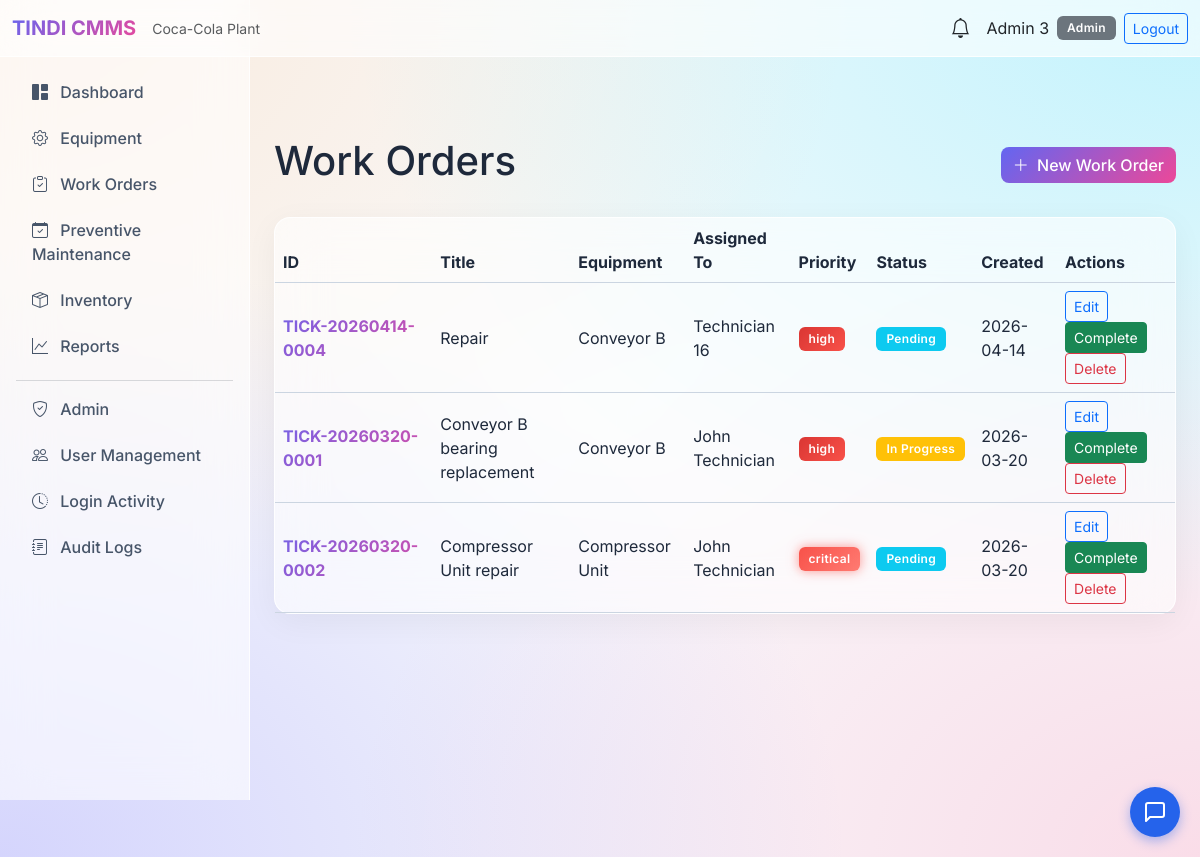
Screenshot of /work-orders (signed in) with the database file from the repository.
### tables this page shows
CREATE TABLE users (
    id INTEGER PRIMARY KEY AUTOINCREMENT,
    name TEXT NOT NULL,
    email TEXT UNIQUE NOT NULL,
    password_hash TEXT NOT NULL,
    role TEXT NOT NULL CHECK(role IN ('Admin', 'Maintenance Manager', 'Technician', 'Store Manager')),
    is_active INTEGER DEFAULT 1,
    created_at TIMESTAMP DEFAULT CURRENT_TIMESTAMP,
    updated_at TIMESTAMP DEFAULT CURRENT_TIMESTAMP
, last_login TIMESTAMP, password TEXT);

CREATE TABLE work_orders (
    id INTEGER PRIMARY KEY AUTOINCREMENT,
    equipment_id INTEGER,
    assigned_to INTEGER,
    title TEXT NOT NULL,
    description TEXT,
    priority TEXT NOT NULL DEFAULT 'medium' CHECK(priority IN ('low', 'medium', 'high', 'critical')),
    status TEXT NOT NULL DEFAULT 'pending' CHECK(status IN ('pending', 'in_progress', 'completed', 'cancelled')),
    scheduled_date TEXT,
    date_created TEXT DEFAULT (date('now')),
    date_completed TEXT,
    maintenance_notes TEXT,
    created_by INTEGER,
    FOREIGN KEY (equipment_id) REFERENCES equipment(id) ON DELETE SET NULL,
    FOREIGN KEY (assigned_to) REFERENCES users(id),
    FOREIGN KEY (created_by) REFERENCES users(id)
);

CREATE TABLE equipment (
    id INTEGER PRIMARY KEY AUTOINCREMENT,
    name TEXT NOT NULL,
    category TEXT NOT NULL,
    location TEXT,
    status TEXT NOT NULL DEFAULT 'active' CHECK(status IN ('active', 'faulty', 'under_maintenance', 'inactive')),
    qr_code TEXT,
    serial_number TEXT,
    purchase_date TEXT,
    last_maintenance_date TEXT,
    notes TEXT,
    created_at TIMESTAMP DEFAULT CURRENT_TIMESTAMP,
    updated_at TIMESTAMP DEFAULT CURRENT_TIMESTAMP
);

### app/routes/work_order_routes.py (the view)
@work_order_bp.route('')
@login_required
@role_required('Admin', 'Maintenance Manager', 'Technician')
def list_work_orders():
    if session.get('user_role') == 'Technician':
        wos = get_all(assigned_to_user_id=session['user_id'])
    else:
        wos = get_all()
    can_create = session.get('user_role') in ['Admin', 'Maintenance Manager']
    return render_template('work_orders/list.html', work_orders=wos, can_create=can_create)

### app/models/notification.py (called while the page is built)
def get_unread(user_id):
    return execute_query(
        "SELECT * FROM notifications WHERE user_id = ? AND is_read = 0 ORDER BY created_at DESC",
        (user_id,), fetch_all=True
    )

### app/models/user.py (called while the page is built)
def get_by_id(user_id):
    return execute_query(
        "SELECT id, name, email, role, is_active FROM users WHERE id = ?",
        (user_id,), fetch_one=True
    )

### app/models/work_order.py (called while the page is built, shortened)
def get_all(assigned_to_user_id=None):
    return execute_query(
        """SELECT w.*, e.name as equipment_name, e.location as equipment_location,
                  u.name as assigned_to_name, u.email as assigned_to_email
           FROM work_orders w
           LEFT JOIN equipment e ON w.equipment_id = e.id
           LEFT JOIN users u ON w.assigned_to = u.id
           ORDER BY w.date_created DESC""",
        fetch_all=True
    )

### app/routes/auth_routes.py (called while the page is built)
def login_required(f):
    @wraps(f)
    def decorated(*args, **kwargs):
        if 'user_id' not in session:
            flash('Please log in to access this page.', 'warning')
            return redirect(url_for('auth.login'))
        return f(*args, **kwargs)
    return decorated

def role_required(*allowed_roles):
    def decorator(f):
        @wraps(f)
        def decorated(*args, **kwargs):
            if 'user_id' not in session:
                flash('Please log in.', 'warning')
                return redirect(url_for('auth.login'))
            user = get_by_id(session['user_id'])
            if not user or user['role'] not in allowed_roles:
                flash('Access denied. Insufficient permissions.', 'danger')
                return redirect(url_for('main.dashboard'))
            return f(*args, **kwargs)
        return decorated
    return decorator

### database/db.py (called while the page is built)
def get_connection():
    conn = sqlite3.connect(DATABASE)
    conn.row_factory = sqlite3.Row
    conn.execute("PRAGMA foreign_keys = ON")
    return conn

def execute_query(query, params=(), fetch_one=False, fetch_all=False, commit=True):
    conn = get_connection()
    cursor = conn.cursor()
    cursor.execute(query, params)
    result = None
    if fetch_one:
        row = cursor.fetchone()
        result = dict(row) if row else None
    elif fetch_all:
        rows = cursor.fetchall()
        result = [dict(row) for row in rows]
    else:
        if commit:
            conn.commit()
        result = cursor.lastrowid
    conn.close()
    return result

### templates/work_orders/list.html (shortened to what this page needs)
{% extends "base.html" %}
{% block content %}
<div class="d-flex justify-content-between align-items-center mb-4">
    <h1>{% if can_create %}Work Orders{% else %}My Work Orders{% endif %}</h1>
    {% if can_create %}
    <a href="{{ url_for('work_order.add') }}" class="btn btn-primary"><i class="bi bi-plus-lg me-1"></i> New Work Order</a>
    {% endif %}
</div>
<div class="card">
    <div class="table-responsive">
        <table class="table table-dark table-hover mb-0">
            <thead>
                <tr>
                    <th>ID</th>
                    <th>Title</th>
                    <th>Equipment</th>
                    <th>Assigned To</th>
                    <th>Priority</th>
                    <th>Status</th>
                    <th>Created</th>
                    <th>Actions</th>
                </tr>
            </thead>
            <tbody>
                {% for wo in work_orders %}
                <tr>
                    <td class="fw-bold brand-gradient">TICK-{{ wo.date_created|replace('-', '') }}-{{ "%04d" % wo.id }}</td>
                    <td>{{ wo.title }}</td>
                    <td>{{ wo.equipment_name or '-' }}</td>
                    <td>{{ wo.assigned_to_name or '-' }}</td>
                    <td><span class="badge badge-priority-{{ wo.priority }}">{{ wo.priority }}</span></td>
                    <td>
                        {% if wo.status == 'completed' %}<span class="badge bg-success">Completed</span>
                        {% elif wo.status == 'in_progress' %}<span class="badge bg-warning">In Progress</span>
                        {% elif wo.status == 'cancelled' %}<span class="badge bg-secondary">Cancelled</span>
                        {% else %}<span class="badge bg-info">Pending</span>{% endif %}
                    </td>
                    <td>{{ wo.date_created }}</td>
                    <td>
                        <a href="{{ url_for('work_order.edit', wo_id=wo.id) }}" class="btn btn-sm btn-outline-primary">Edit</a>
                        {% if wo.status != 'completed' %}
                        <form method="POST" action="{{ url_for('work_order.complete', wo_id=wo.id) }}" class="d-inline">
                            <button type="submit" class="btn btn-sm btn-success">Complete</button>
                        </form>
                        {% endif %}
                        {% if can_create %}
                        <form method="POST" action="{{ url_for('work_order.delete_work_order', wo_id=wo.id) }}" class="d-inline" onsubmit="return confirm('Delete this work order?');">
                            <button type="submit" class="btn btn-sm btn-outline-danger">Delete</button>
                        </form>
                        {% endif %}
                    </td>
                </tr>
                {% else %}
                <tr><td colspan="8" class="text-center text-muted">No work orders.</td></tr>
                {% endfor %}
            </tbody>
        </table>
    </div>
</div>
{% endblock %}

### templates/base.html (shortened to what this page needs)
<!DOCTYPE html>
<html lang="en">
<head>
    <link href="https://cdn.jsdelivr.net/npm/bootstrap@5.3.2/dist/css/bootstrap.min.css" rel="stylesheet">
    <link href="https://cdn.jsdelivr.net/npm/bootstrap-icons@1.11.1/font/bootstrap-icons.css" rel="stylesheet">
</head>
<body>
    {% if current_user %}
    <nav class="navbar navbar-expand-lg navbar-light navbar-custom">
        <div class="container-fluid">
            <a class="navbar-brand brand-gradient fw-bold" href="{{ url_for('main.dashboard') }}">TINDI CMMS</a>
            <span class="text-muted small">Coca-Cola Plant</span>
            <div class="ms-auto d-flex align-items-center">
                <div class="dropdown me-3">
                    <a class="text-dark position-relative" href="#" data-bs-toggle="dropdown" aria-expanded="false" id="notifDropdown">
                        <i class="bi bi-bell{% if notifications and notifications|length > 0 %}-fill{% endif %} fs-5" style="{% if notifications and notifications|length > 0 %}color: #6366f1;{% endif %}"></i>
                    </a>
                </div>
                <span class="text-dark me-2">{{ current_user.name }}</span>
                <span class="badge bg-secondary">{{ current_user.role }}</span>
                <a href="{{ url_for('auth.logout') }}" class="btn btn-outline-primary btn-sm ms-2">Logout</a>
            </div>
        </div>
    </nav>
    <div class="d-flex">
        <aside class="sidebar position-fixed top-0 start-0 vh-100"
            style="width: var(--sidebar-width); padding-top: 56px;">
            <nav class="nav flex-column p-3">
                <a class="nav-link rounded"
                    href="{{ url_for('admin.dashboard') if current_user.role == 'Admin' else url_for('main.dashboard') }}"><i
                        class="bi bi-grid-1x2-fill me-2"></i> Dashboard</a>
                {% if current_user.role in ['Admin', 'Maintenance Manager', 'Technician'] %}
                <a class="nav-link rounded" href="{{ url_for('equipment.list_equipment') }}"><i
                        class="bi bi-gear me-2"></i> Equipment</a>
                {% endif %}
                {% if current_user.role in ['Admin', 'Maintenance Manager', 'Technician'] %}
                <a class="nav-link rounded" href="{{ url_for('work_order.list_work_orders') }}"><i
                        class="bi bi-clipboard-check me-2"></i> Work Orders</a>
                {% endif %}
                {% if current_user.role in ['Admin', 'Maintenance Manager'] %}
                <a class="nav-link rounded" href="{{ url_for('maintenance.list_schedules') }}"><i
                        class="bi bi-calendar-check me-2"></i> Preventive Maintenance</a>
                {% endif %}
                {% if current_user.role in ['Admin', 'Store Manager', 'Maintenance Manager'] %}
                <a class="nav-link rounded" href="{{ url_for('inventory.list_inventory') }}"><i
                        class="bi bi-box-seam me-2"></i> Inventory</a>
                {% endif %}
                {% if current_user.role in ['Admin', 'Maintenance Manager'] %}
                <a class="nav-link rounded" href="{{ url_for('reports.index') }}"><i class="bi bi-graph-up me-2"></i>
                    Reports</a>
                {% endif %}
                {% if current_user.role == 'Admin' %}
                <hr class="border-secondary my-2">
                <a class="nav-link rounded" href="{{ url_for('admin.dashboard') }}"><i
                        class="bi bi-shield-check me-2"></i> Admin</a>
                <a class="nav-link rounded" href="{{ url_for('admin.users') }}"><i class="bi bi-people me-2"></i> User
                    Management</a>
                <a class="nav-link rounded" href="{{ url_for('admin.login_activity') }}"><i
                        class="bi bi-clock-history me-2"></i> Login Activity</a>
                <a class="nav-link rounded" href="{{ url_for('audit.audit_logs') }}"><i
                        class="bi bi-journal-text me-2"></i> Audit Logs</a>
                {% endif %}
            </nav>
        </aside>
        <main class="main-content flex-grow-1 p-4" style="padding-top: 80px !important;">
            {% block content %}{% endblock %}
        </main>
    </div>
    {% else %}
    {% block full_page %}{% endblock %}
    {% endif %}
    {% include 'chatbot_widget.html' %}
</body>
</html>

### templates/base.html (style rules this page uses)
:root { --sidebar-width: 250px; --glass-bg: rgba(255, 255, 255, 0.6); --glass-border: rgba(255, 255, 255, 0.8); --accent-glow: rgba(99, 102, 241, 0.4); }
body { background-color: #f8fafc; background-image: radial-gradient(at 0% 0%, hsla(28,100%,74%,0.25) 0px, transparent 50%), radial-gradient(at 100% 0%, hsla(189,100%,56%,0.25) 0px, transparent 50%), radial-gradient(at 100% 100%, hsla(340,100%,76%,0.25) 0px, transparent 50%), radial-gradient(at 0% 100%, hsla(242,100%,70%,0.25) 0px, transparent 50%); background-attachment: fixed; color: #1e293b; font-family: 'Inter', sans-serif; min-height: 100vh; }
.sidebar { min-height: 100vh; background: var(--glass-bg); backdrop-filter: blur(24px); -webkit-backdrop-filter: blur(24px); border-right: 1px solid var(--glass-border); transition: all 0.3s ease; }
.sidebar .nav-link { color: #475569; border-radius: 8px; margin-bottom: 6px; transition: all 0.3s cubic-bezier(0.4, 0, 0.2, 1); font-weight: 500; }
.main-content { margin-left: var(--sidebar-width); min-height: 100vh; background: transparent; }
.card { background: var(--glass-bg); backdrop-filter: blur(24px); -webkit-backdrop-filter: blur(24px); border: 1px solid var(--glass-border); border-radius: 16px; color: #1e293b; box-shadow: 0 8px 32px rgba(0, 0, 0, 0.05); transition: transform 0.3s ease, box-shadow 0.3s ease; }
.table { color: #1e293b; vertical-align: middle; }
.table-dark { --bs-table-bg: transparent; --bs-table-color: #1e293b; --bs-table-border-color: #cbd5e1; --bs-table-striped-bg: rgba(0, 0, 0, 0.02); --bs-table-striped-color: #1e293b; --bs-table-hover-bg: rgba(0, 0, 0, 0.04); --bs-table-hover-color: #1e293b; color: #1e293b; border-color: #cbd5e1; }
.navbar-custom { background: var(--glass-bg) !important; backdrop-filter: blur(24px); -webkit-backdrop-filter: blur(24px); border-bottom: 1px solid var(--glass-border); z-index: 1030; }
.brand-gradient { background: linear-gradient(135deg, #6366f1 0%, #ec4899 100%); -webkit-background-clip: text; background-clip: text; -webkit-text-fill-color: transparent; text-shadow: none; }
.btn-primary { background: linear-gradient(135deg, #6366f1 0%, #ec4899 100%); border: none; border-radius: 8px; font-weight: 500; color: #ffffff; transition: all 0.3s ease; }
.badge { padding: 6px 10px; border-radius: 6px; font-weight: 600; letter-spacing: 0.3px; }
.badge-priority-high { background: linear-gradient(135deg, #da3633 0%, #f85149 100%); }
.badge-priority-critical { background: linear-gradient(135deg, #f85149 0%, #ff7b72 100%); box-shadow: 0 0 12px rgba(248,81,73,0.6); animation: pulse-critical 2s infinite; }

### rows the page displays
users: name "Admin 3", role "Admin"
work_orders: date_created "20260414", id "0004", title "Repair", name "Conveyor B", name "Technician 16", priority "high", status "Pending", date_created "2026-04-14"
work_orders: date_created "20260320", id "0001", title "Conveyor B bearing replacement", name "Conveyor B", name "John Technician", priority "high", status "In Progress", date_created "2026-03-20"
work_orders: date_created "20260320", id "0002", title "Compressor Unit repair", name "Compressor Unit", name "John Technician", priority "critical", status "Pending", date_created "2026-03-20"
